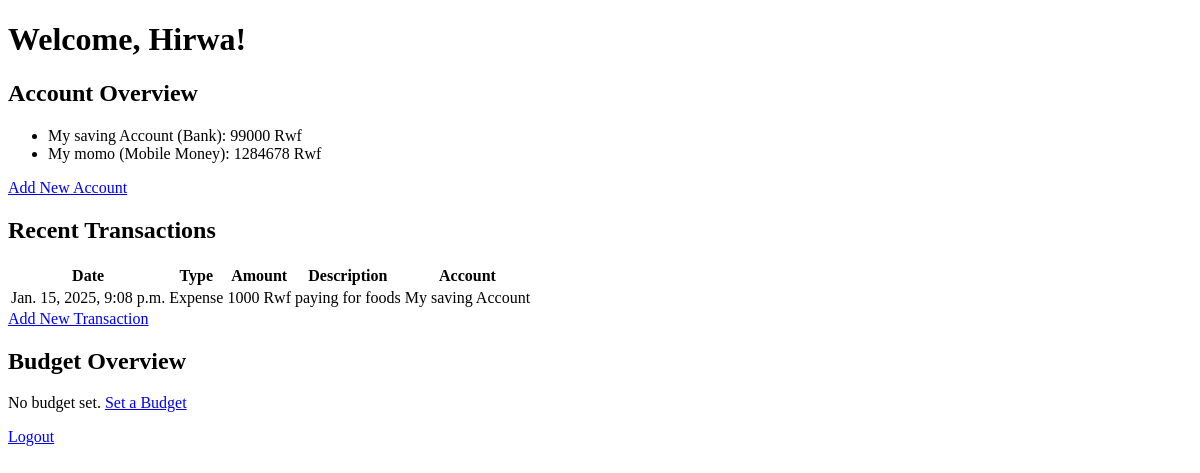
/home/ (signed in), run on an earlier commit of the app's database.
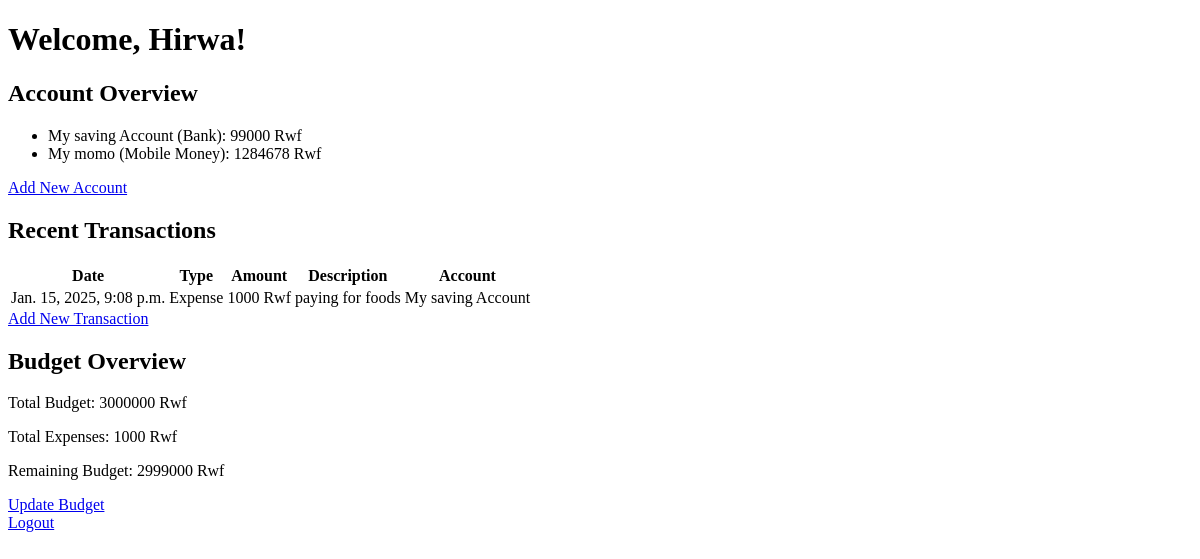
And on a later commit of the database.
### Sapp/models.py (models this page shows, shortened)
class Budget(models.Model):
    user = models.OneToOneField(User, on_delete=models.CASCADE)
    total_budget = models.DecimalField(max_digits=12, decimal_places=0, default=0)
    created_at = models.DateTimeField(auto_now_add=True)

### Sapp/views.py (the view)
# urls.py: path('home/', views.home_view, name='home'),
@login_required
def home_view(request):
    accounts = Account.objects.filter(user=request.user)
    transactions = Transaction.objects.filter(account__user=request.user).order_by('-date')
    try:
        budget = Budget.objects.get(user=request.user)
    except Budget.DoesNotExist:
        budget = None
    total_expenses = Transaction.objects.filter(
        account__user=request.user, transaction_type='expense'
    ).aggregate(Sum('amount'))['amount__sum'] or 0
    remaining_budget = budget.total_budget - total_expenses if budget else None
    context = {
        'accounts': accounts,
        'transactions': transactions,
        'budget': budget,
        'total_expenses': total_expenses,
        'remaining_budget': remaining_budget,
    }
    return render(request, 'home.html', context)

### templates/home.html (shortened to what this page needs)
<!DOCTYPE html>
<html lang="en">
<head>
</head>
<body>
    <header>
        <h1>Welcome, {{ user.first_name }}!</h1>
    </header>
    <main>
        <section>
            <h2>Account Overview</h2>
            <ul>
                {% for account in accounts %}
                    <li>{{ account.name }} ({{ account.get_account_type_display }}): {{ account.balance }} Rwf</li>
                {% empty %}
                    <li>No accounts added yet.</li>
                {% endfor %}
            </ul>
            <a href="{% url 'add_account' %}" class="btn btn-secondary">Add New Account</a>
        </section>
        <section>
            <h2>Recent Transactions</h2>
            <table>
                <thead>
                    <tr>
                        <th>Date</th>
                        <th>Type</th>
                        <th>Amount</th>
                        <th>Description</th>
                        <th>Account</th>
                    </tr>
                </thead>
                <tbody>
                    {% for transaction in transactions %}
                        <tr>
                            <td>{{ transaction.date }}</td>
                            <td>{{ transaction.get_transaction_type_display }}</td>
                            <td>{{ transaction.amount }} Rwf</td>
                            <td>{{ transaction.description|default:"N/A" }}</td>
                            <td>{{ transaction.account.name }}</td>
                        </tr>
                    {% empty %}
                        <tr>
                            <td colspan="5">No transactions found.</td>
                        </tr>
                    {% endfor %}
                </tbody>
            </table>
            <a href="{% url 'add_transaction' %}" class="btn btn-secondary">Add New Transaction</a>
        </section>
        <section>
            <h2>Budget Overview</h2>
            {% if budget %}
                <p>Total Budget: {{ budget.total_budget }} Rwf</p>
                <p>Total Expenses: {{ total_expenses }} Rwf</p>
                <p>Remaining Budget:
                    {% if remaining_budget < 0 %}
                        <span style="color: red;">{{ remaining_budget }} Rwf (Over Budget!)</span>
                    {% else %}
                        {{ remaining_budget }} Rwf
                    {% endif %}
                </p>
                <a href="{% url 'manage_budget' %}" class="btn btn-secondary">Update Budget</a>
            {% else %}
                <p>No budget set. <a href="{% url 'manage_budget' %}">Set a Budget</a></p>
            {% endif %}
        </section>
        <a href="/logout">Logout</a>
    </main>
</body>
</html>

What changed in the data, as far as the page shows it:
added Budget: total_budget "3000000"
Also different on the page:
{{ total_expenses }}: (not shown) → "1000"
{{ remaining_budget }}: (not shown) → "2999000"
text no longer shown: "No budget set. Set a Budget"
text now shown: "Total Budget: Rwf Total Expenses: Rwf Remaining Budget: Rwf Update Budget"
